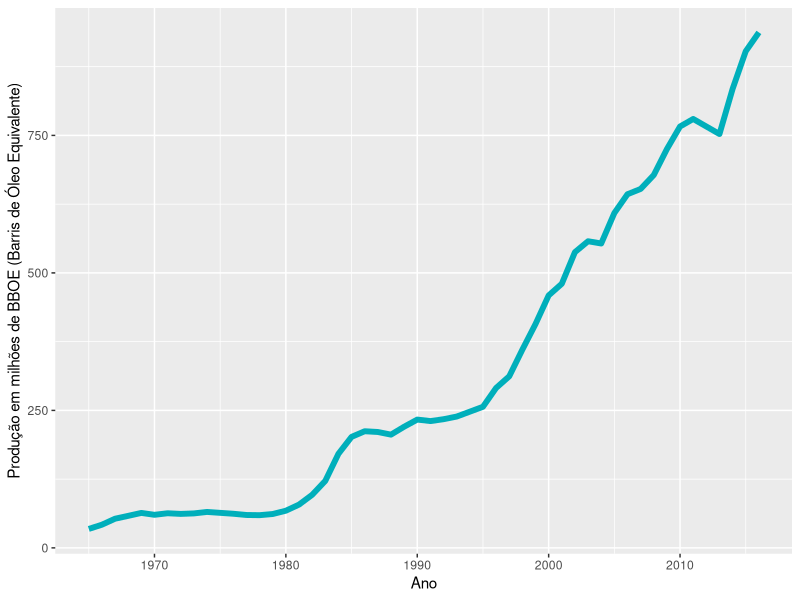

Generate this figure with R:
getwd()
setwd('C:\\Users\\Anderson\\Documents\\UDACITY\\Nanodegree Data Scientist\\Aulas de R\\Gap_Minder\\Gap_Minder\\')
ds <- read.csv('oil_production_total.csv')
names(ds)

#IMPORTANDO A BIBLIOTECA PARA TRATAMENTO DOS DADOS
library(tidyr)
library(ggplot2)

#FAZENDO A TRANSFORMAÇÃO DAS COLUNAS PARA LINHAS
ds_t <- gather(ds,Year,Production,-geo,na.rm = FALSE,convert = TRUE)
#TRATANDO A COLUNA ANO, EXTRAINDO SÓ OS NÚMEROS E IGNORANDO O "X"
ds_t$Year <-substr(ds_t$Year, 2,5)
#VERIFICANDO O TIPO DE DADOS DA COLUNA ANO
typeof(ds_t$Year)
#CONVERTENDO PARA NUMÉRICO
ds_t$Year <- as.numeric(as.character(ds_t$Year))
#OS DADOS BRUTOS ESTÃO EM Tons Of Oil Equivalent (TOE)
#OS MESMOS SERÃO CONVERTIDOS PARA Barrels Of Oil Equivalent (BBOE)
# 1 (TOE) = 6.8412 (BBOE)
ds_t$Production <- ds_t$Production*6.8412


#PRODUÇÃO DO BRAZIL AO LONGO DOS ANOS
ggplot(data = subset(ds_t,ds_t=='Brazil'), aes(x = Year, y = Production/1000000))+
  geom_line(color = "#00AFBB", size = 2)+
  ylab("Produção em milhões de BBOE (Barris de Óleo Equivalente)")+
  xlab("Ano")



